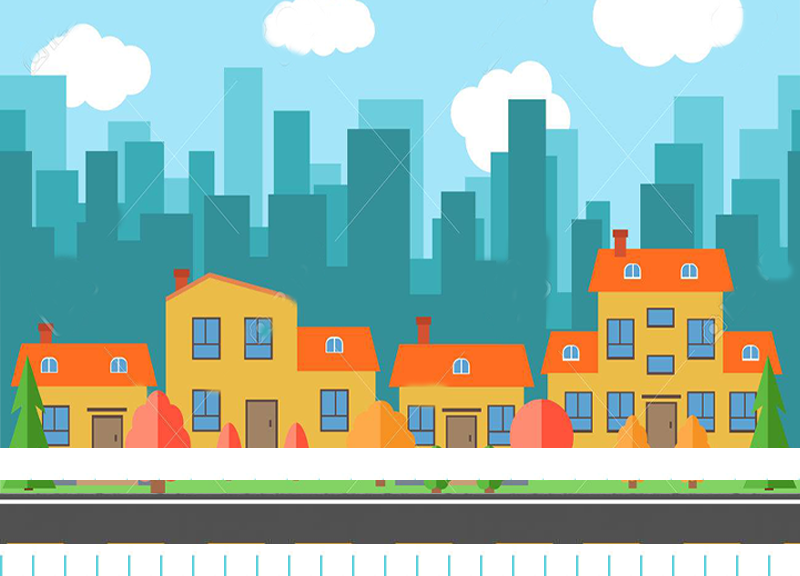

Rendered tile map (Tiled .tmx) drawn with the repository's tilesets; below, a short description and the full map source, tile grids included:
An orthogonal 25x18 tile map with 32x32 px tiles, 2 tile layers (fundo, colisao).

<map version="1.5" tiledversion="1.6.0" orientation="orthogonal" renderorder="right-down" width="25" height="18" tilewidth="32" tileheight="32" infinite="0" nextlayerid="4" nextobjectid="1">
 <tileset firstgid="1" source="fundoSoletrando.tsx" />
 <layer id="1" name="fundo" width="25" height="18">
  <data encoding="csv">
1,2,3,4,5,6,7,8,9,10,11,12,13,14,15,16,17,18,19,20,21,22,23,24,25,
26,27,28,29,30,31,32,33,34,35,36,37,38,39,40,41,42,43,44,45,46,47,48,49,50,
51,52,53,54,55,56,57,58,59,60,61,62,63,64,65,66,67,68,69,70,71,72,73,74,75,
76,77,78,79,80,81,82,83,84,85,86,87,88,89,90,91,92,93,94,95,96,97,98,99,100,
101,102,103,104,105,106,107,108,109,110,111,112,113,114,115,116,117,118,119,120,121,122,123,124,125,
126,127,128,129,130,131,132,133,134,135,136,137,138,139,140,141,142,143,144,145,146,147,148,149,150,
151,152,153,154,155,156,157,158,159,160,161,162,163,164,165,166,167,168,169,170,171,172,173,174,175,
176,177,178,179,180,181,182,183,184,185,186,187,188,189,190,191,192,193,194,195,196,197,198,199,200,
201,202,203,204,205,206,207,208,209,210,211,212,213,214,215,216,217,218,219,220,221,222,223,224,225,
226,227,228,229,230,231,232,233,234,235,236,237,238,239,240,241,242,243,244,245,246,247,248,249,250,
251,252,253,254,255,256,257,258,259,260,261,262,263,264,265,266,267,268,269,270,271,272,273,274,275,
276,277,278,279,280,281,282,283,284,285,286,287,288,289,290,291,292,293,294,295,296,297,298,299,300,
301,302,303,304,305,306,307,308,309,310,311,312,313,314,315,316,317,318,319,320,321,322,323,324,325,
326,327,328,329,330,331,332,333,334,335,336,337,338,339,340,341,342,343,344,345,346,347,348,349,350,
351,352,353,354,355,356,357,358,359,360,361,362,363,364,365,366,367,368,369,370,371,372,373,374,375,
376,377,378,379,380,381,382,383,384,385,386,387,388,389,390,391,392,393,394,395,396,397,398,399,400,
401,402,403,404,405,406,407,408,409,410,411,412,413,414,415,416,417,418,419,420,421,422,423,424,425,
426,427,428,429,430,431,432,433,434,435,436,437,438,439,440,441,442,443,444,445,446,447,448,449,450
</data>
 </layer>
 <layer id="3" name="colisao" width="25" height="18">
  <data encoding="csv">
0,0,0,0,0,0,0,0,0,0,0,0,0,0,0,0,0,0,0,0,0,0,0,0,0,
0,0,0,0,0,0,0,0,0,0,0,0,0,0,0,0,0,0,0,0,0,0,0,0,0,
0,0,0,0,0,0,0,0,0,0,0,0,0,0,0,0,0,0,0,0,0,0,0,0,0,
0,0,0,0,0,0,0,0,0,0,0,0,0,0,0,0,0,0,0,0,0,0,0,0,0,
0,0,0,0,0,0,0,0,0,0,0,0,0,0,0,0,0,0,0,0,0,0,0,0,0,
0,0,0,0,0,0,0,0,0,0,0,0,0,0,0,0,0,0,0,0,0,0,0,0,0,
0,0,0,0,0,0,0,0,0,0,0,0,0,0,0,0,0,0,0,0,0,0,0,0,0,
0,0,0,0,0,0,0,0,0,0,0,0,0,0,0,0,0,0,0,0,0,0,0,0,0,
0,0,0,0,0,0,0,0,0,0,0,0,0,0,0,0,0,0,0,0,0,0,0,0,0,
0,0,0,0,0,0,0,0,0,0,0,0,0,0,0,0,0,0,0,0,0,0,0,0,0,
0,0,0,0,0,0,0,0,0,0,0,0,0,0,0,0,0,0,0,0,0,0,0,0,0,
0,0,0,0,0,0,0,0,0,0,0,0,0,0,0,0,0,0,0,0,0,0,0,0,0,
0,0,0,0,0,0,0,0,0,0,0,0,0,0,0,0,0,0,0,0,0,0,0,0,0,
0,0,0,0,0,0,0,0,0,0,0,0,0,0,0,0,0,0,0,0,0,0,0,0,0,
54,54,54,54,54,54,54,54,54,54,54,54,54,54,54,54,54,54,54,54,54,54,54,54,54,
0,0,0,0,0,0,0,0,0,0,0,0,0,0,0,0,0,0,0,0,0,0,0,0,0,
0,0,0,0,0,0,0,0,0,0,0,0,0,0,0,0,0,0,0,0,0,0,0,0,0,
53,53,53,53,53,53,53,53,53,53,53,53,53,53,53,53,53,53,53,53,53,53,53,53,53
</data>
 </layer>
</map>